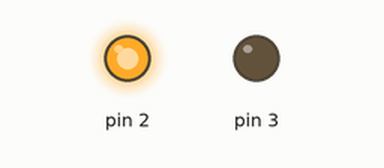
The sketch below on a simulated Arduino Uno, built with avr-gcc and run on an emulated ATmega328P. On the bench: output pins drawn as LEDs (lit = HIGH).

Above: at 0.5 s.
At 2.5 s:
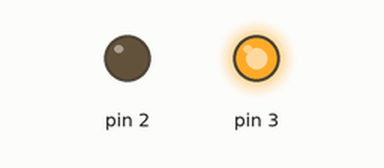
At 3.5 s:
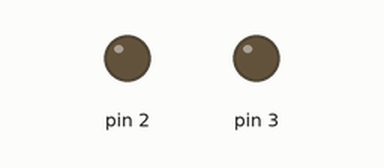
Timing chart, 0 to 5.2 s (numbered marks = the images above):
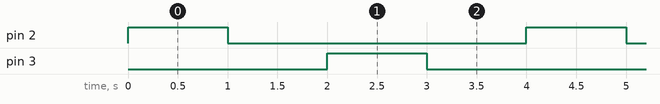

Measured:
- by itself, pin 2, pin 3: alternates HIGH for 1.0 s and LOW for 3.0 s
- by itself, everything shown: repeats every 4.0 s, in 4 steps

The sketch:

Motor.ino
```cpp
void forward()
{
  digitalWrite(2, HIGH);
  digitalWrite(3, LOW);
}

void stop()
{
  digitalWrite(2, LOW);
  digitalWrite(3, LOW);
}

void back()
{
  digitalWrite(2, LOW);
  digitalWrite(3, HIGH);
}

void setup()
{
  pinMode(2, OUTPUT);
  pinMode(3, OUTPUT);
}
void loop() {

  while(true)
  {
    forward();
    delay(1000);
    stop();
    delay(1000);
    back();
    delay(1000);
    stop();
    delay(1000);

  }
}
```
